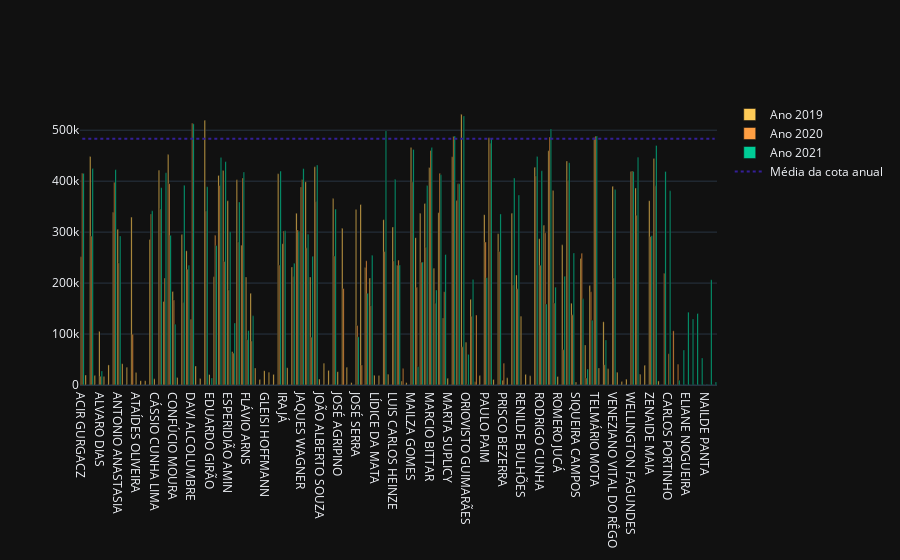

The cell this chart's notebook holds for it:
### Code cell
trace1 = go.Bar(
    x = total_refund_per_year['SENADOR'].unique(),
    y = total_refund_per_year.loc[total_refund_per_year['ANO'] == 2019, 'TOTAL_REEMBOLSO'],
    name = 'Ano 2019',
    marker = {'color': '#feca57'}
)
trace2 = go.Bar(
    x = total_refund_per_year['SENADOR'].unique(),
    y = total_refund_per_year.loc[total_refund_per_year['ANO'] == 2020, 'TOTAL_REEMBOLSO'],
    name = 'Ano 2020',
    marker = {'color': '#ff9f43'}
)
trace3 = go.Bar(
    x = total_refund_per_year['SENADOR'].unique(),
    y = total_refund_per_year.loc[total_refund_per_year['ANO'] == 2021, 'TOTAL_REEMBOLSO'],
    name = 'Ano 2021',
    # marker = {'color': '#fjkf13'}
)
quota_array = np.arange(len(total_refund_per_year['SENADOR']))
quota_array.fill(average_annual_quota)
trace4 = go.Scatter(
    x = total_refund_per_year['SENADOR'],
    y = quota_array,
    mode = 'lines',
    name = 'Média da cota anual',
    line = {
        'color': '#341f97',
        'dash': 'dot'
    }
)
data = [trace1, trace2, trace3, trace4]
py.iplot(data)

### Figure 1 — Plotly figure (JSON) as saved in the notebook; plotly's stock layout.template omitted (floating-point values rounded to 4 significant figures; data arrays with more than 128 entries replaced by an {"elided": "..."} marker saying what was removed)
{"data": [{"marker": {"color": "#feca57"}, "name": "Ano 2019", "x": {"elided": "139 str values"}, "y": {"elided": "139 float values"}, "type": "bar"}, {"marker": {"color": "#ff9f43"}, "name": "Ano 2020", "x": {"elided": "139 str values"}, "y": {"elided": "139 float values"}, "type": "bar"}, {"name": "Ano 2021", "x": {"elided": "139 str values"}, "y": {"elided": "139 float values"}, "type": "bar"}, {"line": {"color": "#341f97", "dash": "dot"}, "mode": "lines", "name": "Média da cota anual", "x": {"elided": "417 str values"}, "y": {"elided": "417 int values"}, "type": "scatter"}], "layout": {}}
